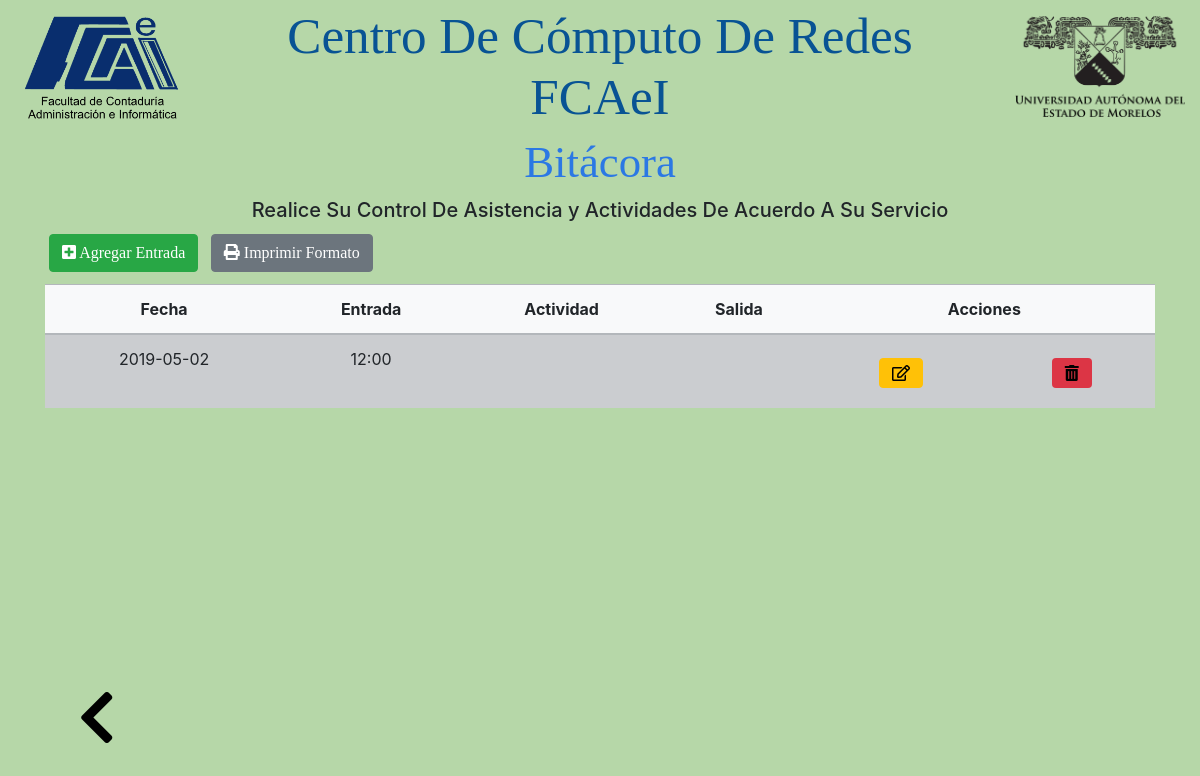
Before: /bdbitadmin/consulta_bitadmin.php (signed in) with the older database file.
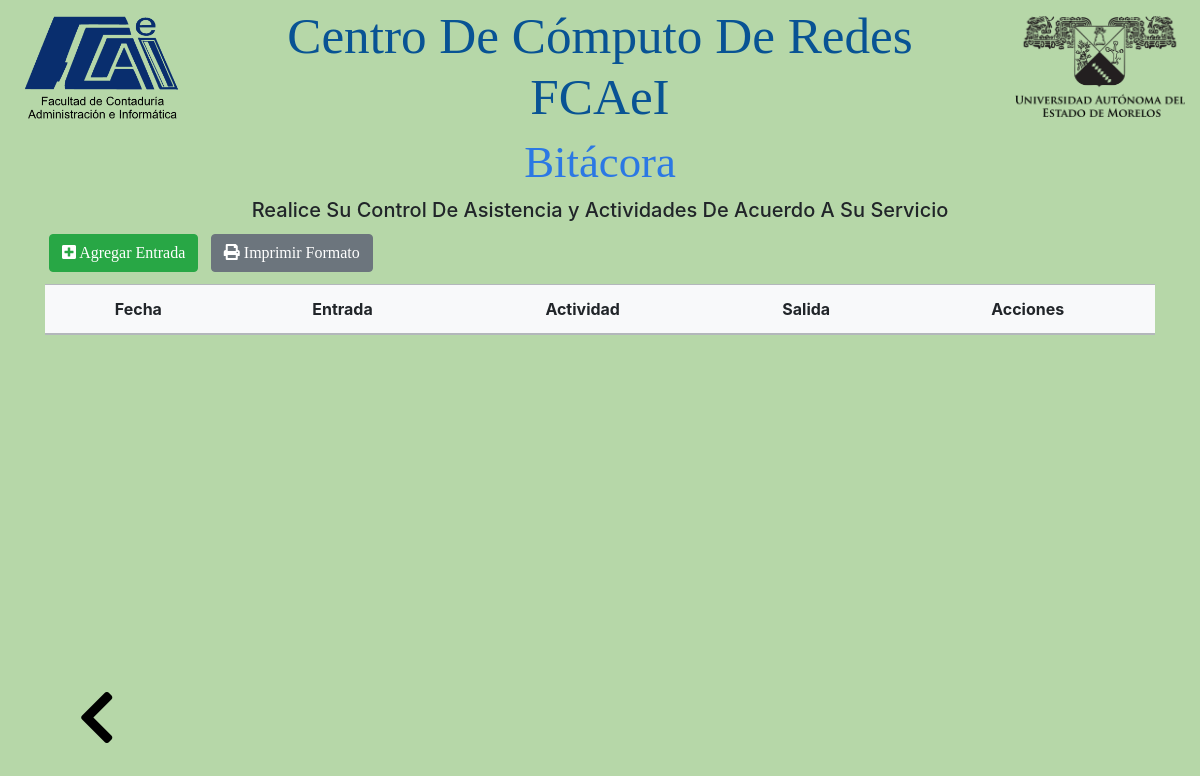
After: the same page with the newer database file.
### tables this page shows
CREATE TABLE `bitadmin` (
  `id` int(11) NOT NULL,
  `dias` varchar(200) NOT NULL,
  `entrada` varchar(200) NOT NULL,
  `activ` text,
  `salida` varchar(200) DEFAULT NULL,
  `time` datetime NOT NULL DEFAULT CURRENT_TIMESTAMP ON UPDATE CURRENT_TIMESTAMP
);

### bdbitadmin/consulta_bitadmin.php (the view, shortened to what this page needs)
<!DOCTYPE html>
<html lang="es">
<head>
<link rel="stylesheet" href="../css/bootstrap.min.css">
<link rel="stylesheet" href="../css/estilos.css">
<link rel="stylesheet" href="../css/fontello.css">
<link rel="stylesheet" href="https://use.fontawesome.com/releases/v5.7.2/css/all.css">
</head>
<body>
  <div class="container-fluid">
    <div class="row justify-content-between">
      <div class="col col-md-2 align-self-start d-none d-xs-none d-sm-none d-md-none d-lg-block d-xl-block">
        <img class="img img-fluid" src="../images\fcaei_logo.png"/>
    </div>
    <div class="col col-xs-12 col-sm-12 col-md-12 col-lg-8 align-self-center d-none d-xs-none d-sm-none d-md-block d-lg-block d-xl-block text-center">
      <h1>Centro De Cómputo De Redes FCAeI</h1>
    </div>
    <div class="col col-md-2 d-none d-xs-none d-sm-none d-md-none d-lg-block d-xl-block mt-3">
      <img class="img img-fluid" src="../images\uaem_logo.png"/>
    </div>
  </div>
 </div>
<div class="container">
    <div class="row justify-content-center">
      <div class="col col-xs-12 col-sm-12 col-md-12 col-lg-8 align-self-center d-block d-sm-block d-md-block text-center">
      	<h3>Bitácora</h3>
      	<h5>Realice Su Control De Asistencia y Actividades De Acuerdo A Su Servicio</h5>
	</div>
    </div>
  </div>
  <div class="container">
  	<div class="row">
  		<div class="col">
  			<a href="#addnew" id="valor1" class="btn btn-success m-1" data-toggle="modal"><i class="fas fa-plus-square"></i> Agregar Entrada</a>
  			<a href="" id="valor2" class="btn btn-secondary m-1" onclick="javascript:window.print()"><i class="fas fa-print"></i> Imprimir Formato</a>
</div>
  	</div>
  </div>
<div class="container">
        <div class="row">
          <div class="col mt-2 table-responsive">
        <table class="table table-striped table-secondary table-hover text-center">
            <thead class="bg-light">
		<th>Fecha</th>
		<th>Entrada</th>
		<th>Actividad</th>
		<th>Salida</th>
		<th colspan="2" id="accion">Acciones</th>
			</thead>
		<tbody>
		<?php
			$database = new Connection();
			$db = $database->open();
			try{
				$sql = 'SELECT * FROM bitadmin';
				foreach ($db->query($sql) as $row) {
					?>
					<tr>
						<td><?php echo $row['dias']; ?></td>
						<td><?php echo $row['entrada']; ?></td>
						<td><?php echo $row['activ']; ?></td>
						<td><?php echo $row['salida']; ?></td>
						<td  id="tage">
							<a href="#edit_<?php echo $row['id']; ?>" data-toggle="modal"><i class="far fa-edit m-2 btn btn-warning" style="color:black;" data-toggle="tooltip" title="Agregar Salida"></i></a>
							</td>
						<td id="tage">
							<a href="#delete_<?php echo $row['id']; ?>" data-toggle="modal"><i class="fas fa-trash-alt m-2 btn bg-danger" style='color:black;' data-toggle="tooltip" title="Eliminar Datos"></i></a>
						</td>
					</tr>
					<?php
				}
			}
			catch(PDOException $e){
				echo "Hubo un problema en la conexión: " . $e->getMessage();
			}
		?>
				</tbody>
			</table>
		</div>
	</div>
</div>
<div class="container">
	<div class="row">
	</div>
</div>
			<div class="container-fluid fixed-bottom">
			  <div class="row m-5">
			    <div class="col">
			      <a href="http://localhost/ccreduaem/admin.php" data-toggle="tooltip" data-placement="right" title="Regresar"><i class="fas fa-chevron-left fa-2x" style="color:black;"></i></a>
			    </div>
			  </div>
			</div>
</html>

### css/estilos.css (style rules this page uses)
body { background-color: #b6d7a8; }
h1 { font-size: 320%; color: #085394; font-family:italic; text-align: center; margin-top: 5px; display: flex; justify-content: center; align-items: center; }
a { font-size: 30px; color: #2b78e4; font-family: italic; text-decoration: none; }
h3 { font-size: 280%; color: #2b78e4; font-family:italic; text-align: center; display: flex; justify-content: center; align-items: center; }

### bdbitadmin/consulta_bitadmin.php (style rules this page uses)
#accion { display: none; }
#valor1 { display: none; }
#valor2 { display: none; }
a { display: none; }
#tage { display: none; }

Changed rows visible on the page:
removed bitadmin: dias "2019-05-02", entrada "12:00"
